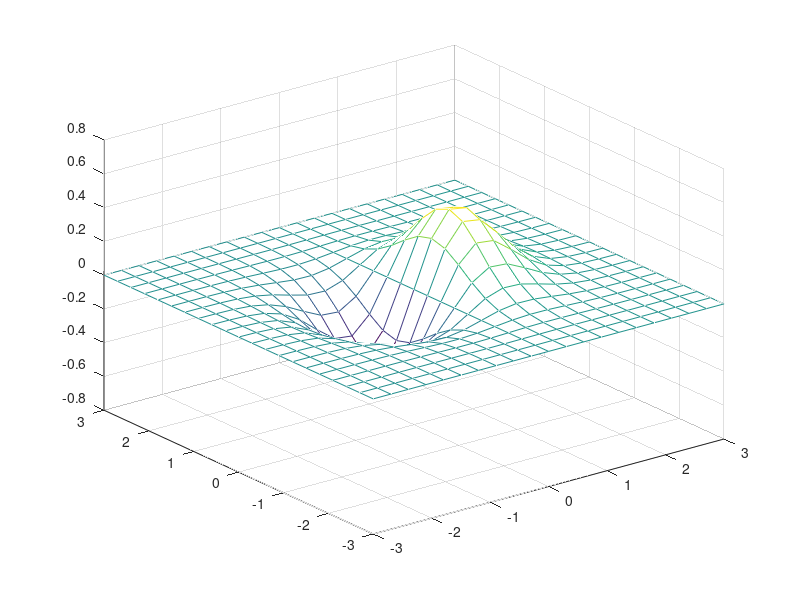

Here is the MATLAB script that generated this plot:
% visualisasi 

%plot
% x = [0:5:10];
% y = x.^2; 
% plot(x,y)

% x = [-10:5:10];
% y = x.^2; 
% plot(x,y)

% x = [-10:1:10];
% y = x.^2; 
% plot(x,y)

%memberi nama di garis x dan y dengan xlabel ylabel
% x = [-10:1:10];
% y = x.^2; 
% plot(x,y)
% xlabel('sumbu X')
% ylabel('f(X)')
% title('Grafik Fungsi x^2')
% legend('f(x)') %untuk keterangan nama garis
% grid on %untuk memberi garis spt kotak"

% x = [-10:1:10];
% f = x.^2; 
% g = 2*x;
% plot(x,f,x,g)
% xlabel('sumbu X')
% ylabel('f(X)')
% title('Grafik Fungsi x^2')
% legend('f(x)','g(x)') 
% grid on 

% x = [-10:1:10];
% f = x.^2; 
% g = 2*x;
% plot(x,f,'+',x,g,'.-') %garisnya diberi + dan -
% xlabel('sumbu X')
% ylabel('f(X)')
% title('Grafik Fungsi x^2')
% legend('f(x)','g(x)') 
% grid on 

% x = [-9:1:9];
% f = x.^2+7*x-3; 
% g = x.^2;
% plot(x,f,'g*-',x,g,'c+') 
% xlabel('sumbu X')
% ylabel('f(X)')
% title('Grafik Fungsi x^2')
% legend('f(x)','g(x)') 
% grid on 

% x = [-100:1:100];
% f = x.^2; 
% g = 2*x;
% 
% subplot(1,2,1)
% plot(x,f,'g*') 
% xlabel('sumbu X')
% ylabel('f(X)')
% title('Grafik Fungsi x^2')
% % legend('f(x)','g(x)') 
% 
% subplot(1,2,2)
% plot(x,g,'r+') 
% xlabel('sumbu X')
% ylabel('(X)')
% title('Grafik Fungsi 2*x')
% % legend('f(x)','g(x)') 
% grid on 

% %contoh lain
% x = [-100:1:100];
% f = x.^2; 
% g = 2*x;
% 
% subplot(2,1,1)
% plot(x,f,'g*') 
% xlabel('sumbu X')
% ylabel('f(X)')
% title('Grafik Fungsi x^2')
% % legend('f(x)','g(x)') 
% 
% subplot(2,1,2)
% plot(x,g,'r+') 
% xlabel('sumbu X')
% ylabel('(X)')
% title('Grafik Fungsi 2*x')
% legend('f(x)','g(x)') 
% grid on 

% contoh lain
% x = [-100:1:100];
% f = x.^2; 
% g = 2*x;
% 
% figure(1)
% plot(x,f,'g*') 
% xlabel('sumbu X')
% ylabel('f(X)')
% title('Grafik Fungsi x^2')
% 
% figure(2)
% plot(x,g,'r+') 
% xlabel('sumbu X')
% ylabel('(X)')
% title('Grafik Fungsi 2*x')
% grid on 

% contour plot
% x = linspace(-2*pi,2*pi);
% y = linspace(0,4*pi);
% [X,Y] = meshgrid(x,y);
% Z = sin(X)+cos(Y);
% contour(X,Y,Z)

% contoh contour lain
% x = linspace(-2*pi,pi);
% y = linspace(0,2*pi);
% [X,Y] = meshgrid(x,y);
% Z =cos(X)+sin(Y);
% contour(X,Y,Z)
% 
% contoh plot 3
% t = 0:pi/50:10*pi;
% st = sin(t);
% ct = cos(t);
% plot3(st,ct,t)

% contoh lain
% t = 0:pi/500:pi;
% xt1 = sin(t).*cos(10*t);
% yt1 = sin(t).*sin(10*t);
% zt1 = cos(t);
% 
% xt2 = sin(t).*cos(12*t);
% yt2 = sin(t).*sin(12*t);
% zt2 = cos(t);
% plot3(xt1,yt1,zt1,xt2,yt2,zt2)

% contoh lain
% x = -2:.2:2; 
% y = -1:.2:1;
% 
% [xx,yy] = meshgrid(x,y);
% zz = xx.*exp(-xx.^2-yy.^2);
% [px,py] = gradient(zz,.2,.2);
% 
% quiver(x,y,px,py)
% xlim([-2.5 2.5])    % set limits of x axis

% contoh lain
% x = -2:.2:2;
% y = -2:.25:2;
% z = -2:.16:2;
% 
% [x,y,z] = meshgrid(x,y,z);
% v = x.*exp(-x.^2-y.^2-z.^2);
% 
% xslice = [-1.2,.8,2];    % location of y-z planes
% yslice = 2;              % location of x-z plane
% zslice = [-2,0];         % location of x-y planes
% 
% slice(x,y,z,v,xslice,yslice,zslice)
% xlabel('x')
% ylabel('y')
% zlabel('z')


% contoh contour pak lnx
% x = linspace(-2*pi,2*pi);
% y = linspace(0,4*pi);
% [X,Y] = meshgrid(x,y);
% Z = sin(X)+cos(Y);
% contour(X,Y,Z)

% spt diatas tp dibuat 3d
% x = linspace(-2*pi,2*pi);
% y = linspace(0,4*pi);
% [X,Y] = meshgrid(x,y);
% Z = sin(X)+cos(Y);
% plot3(X,Y,Z)

% [x,y] = meshgrid(-3:0.3:3);
% z = x.*exp(-x.^2-y.^2);
% surf(x,y,z)
% contour(x,y,z)
% grid on

% [x,y] = meshgrid(-3:0.3:3);
% z = x.*exp(-x.^2-y.^2);
% surfc(x,y,z)
% grid on

[x,y] = meshgrid(-3:0.3:3);
z = x.*exp(-x.^2-y.^2);
mesh(x,y,z)
grid on